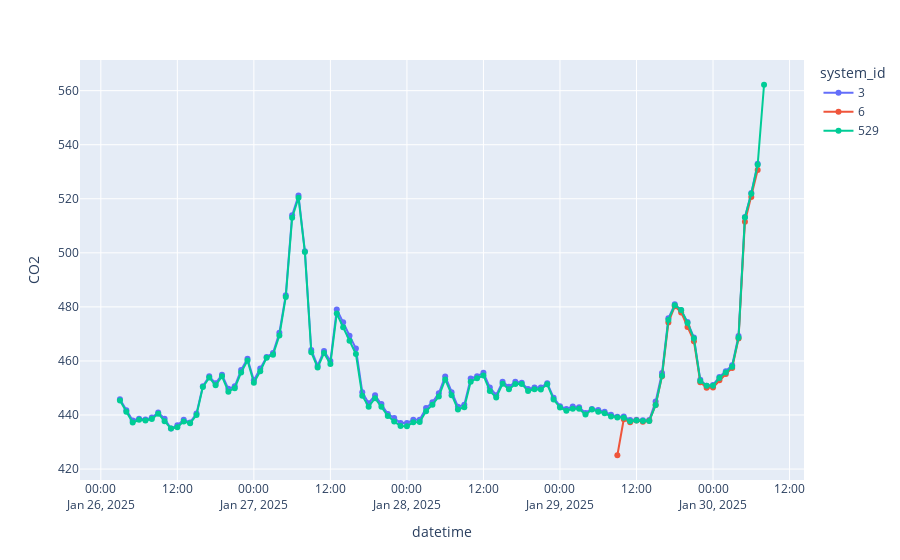

Here is the notebook cell this chart was saved with:
### Code cell
column_name = "CO2"

df_plot = df.rename({"gmp343_edge_corrected": column_name}) \
    .select(["datetime", "system_id", column_name]) \
    .group_by_dynamic("datetime", every=filter, group_by="system_id") \
    .agg(pl.col(column_name).mean())

df_plot = pl.concat([df_plot, df_p_icos], how="diagonal")

fig = px.line(
    df_plot,
    x="datetime",
    y=column_name,
    markers=True,
    color="system_id"
)
fig.show()
